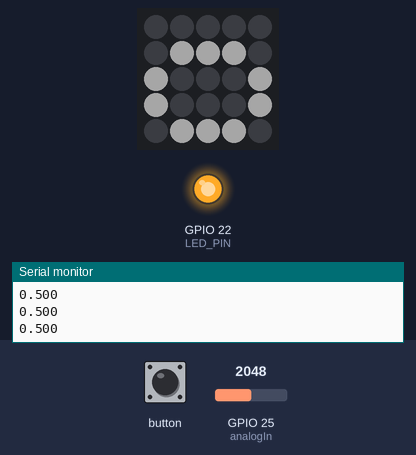
Simulated run of this program. Board: ESP32. Parts: 5×5 RGB LED matrix (first LED top left, wired row by row), output pins drawn as LEDs (lit = HIGH), the last lines printed to the serial monitor. Dashed ring = blinking. The test bench sets the inputs (shaded band); at power-on: GPIO 25 (analogIn) = 2048. Dim RGB values are drawn brighter than linear; nothing arrives over Bluetooth unless stated.

Above: at 1.2 s.
1.3 s: GPIO 25 (analogIn) set to 2866
At 3.0 s:
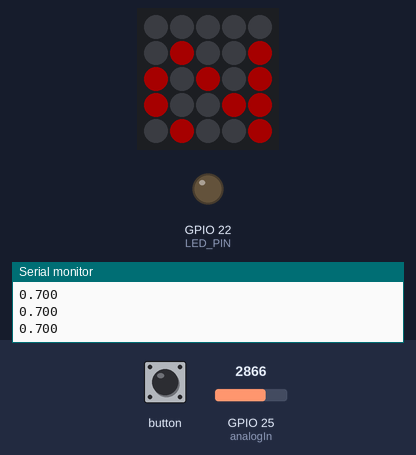
3.5 s: GPIO 25 (analogIn) set to 1228
At 4.7 s:
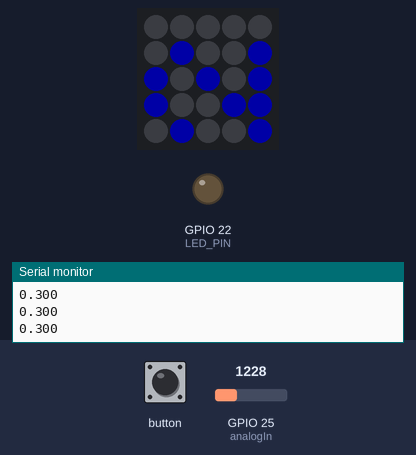
5.0 s: button pressed for 1 s
At 5.13 s:
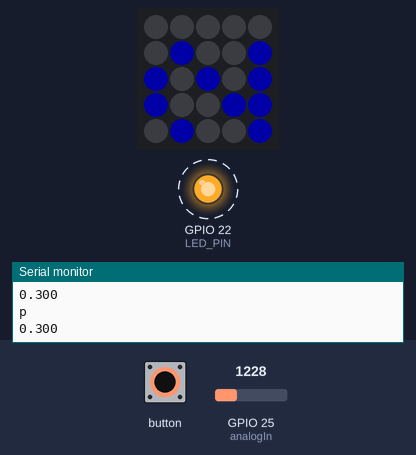
7.6 s: GPIO 25 (analogIn) set to 2047
At 8.1 s:
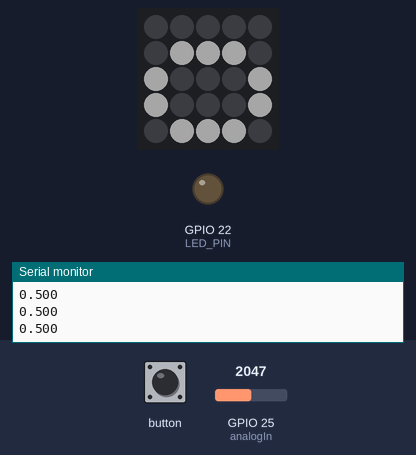
9.1 s: button pressed for 3.2 s
At 9.2 s:
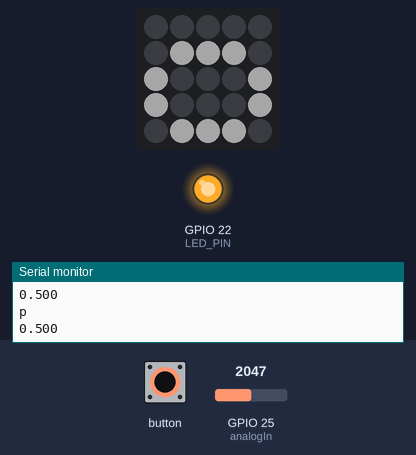
Timing chart, 0 to 14.0 s (numbered marks = the images above; inputs shaded):
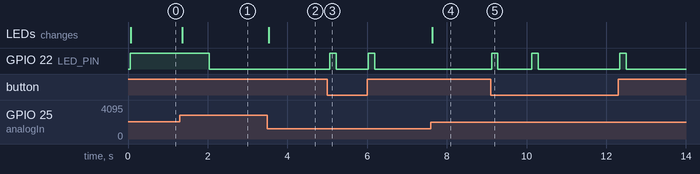

Measured:
- after the input at 1.3 s, the LEDs: change after 0.06 s (image 1)
- after the input at 3.5 s, the LEDs: change at once (image 2)
- after the input at 5.0 s, GPIO 22 (LED_PIN): alternates HIGH for 0.16 s and LOW for 0.81 s, starting after 0.06 s
- after the input at 7.6 s, the LEDs: change at once (image 4)
- after the input at 9.1 s, GPIO 22 (LED_PIN): goes HIGH 0.16 s, LOW 0.85 s, HIGH 0.16 s, LOW 2.1 s, HIGH 0.16 s, then LOW, starting at once

The program:

main.cpp
```cpp
#include <M5Atom.h>
#include <BluetoothSerial.h>

const int analogIn = 25;
const int LED_PIN = 22;

const int MAX=4095;
const int MIN=0;

const unsigned long LONG_PRESS_DURAITON = 1000;
const float ZERO_VALUE_RANGE = 0.02;
const int RESOLUTION = 5;

BluetoothSerial SerialBT;

#define COLOR_BLACK { 0x00, 0x00, 0x00 }
#define COLOR_WHITE { 0xFF, 0xFF, 0xFF }
#define COLOR_RED { 0xFF, 0x00, 0x00 }
#define COLOR_GREEN { 0x00, 0xFF, 0x00 }
#define COLOR_BLUE { 0x00, 0x00, 0xFF }
#define COLOR_YELLOW { 0xFF, 0xFF, 0x00 }
#define COLOR_CYAN { 0x00, 0xFF, 0xFF }
#define COLOR_MAGENTA { 0xFF, 0x00, 0xFF }

const uint8_t digitData[6][25] = {
  { 0,0,0,0,0,
    0,1,1,1,0,
    1,0,0,0,1,
    1,0,0,0,1,
    0,1,1,1,0, },
  {0,0,0,0,0,
   0,0,0,0,1,
   1,1,1,1,1,
   0,1,0,0,1,
   0,0,0,0,0, },
  { 0,0,0,0,0,
    0,1,0,0,1,
    1,0,1,0,1,
    1,0,0,1,1,
    0,1,0,0,1, },
  { 0,0,0,0,0,
    0,1,0,1,0,
    1,0,1,0,1,
    1,0,1,0,1,
    1,0,0,0,1, },
  { 0,0,0,0,0,
    0,0,0,1,0,
    1,1,1,1,1,
    0,1,0,1,0,
    0,0,1,1,0, },
  { 0,0,0,0,0,
    1,0,0,1,0,
    1,0,1,0,1,
    1,0,1,0,1,
    1,1,1,0,1, }
};


int led_lighting_count=0;
void led_put_on(int dulation){
  led_lighting_count = dulation;
  digitalWrite(LED_PIN,HIGH);
}

void remove_led(){
  if(led_lighting_count>0){
    led_lighting_count--;
  }

  if(led_lighting_count==0){
    digitalWrite(LED_PIN,LOW);
  }
}

void DisplayNumber(int num, CRGB color) {
  for (int i = 0; i < 25; i ++) {
    if(digitData[num][i] == 0){
      M5.dis.drawpix(i, 0x00);
    }else{
      M5.dis.drawpix(i, color);
    }
  }
}

void displayAnalogValue(int analogValue){
  const int ZERO_HIGH = (MAX - MIN)/2 + (MAX - MIN) * ZERO_VALUE_RANGE;
  const int ZERO_LOW = (MAX - MIN)/2 - (MAX - MIN) * ZERO_VALUE_RANGE;
  const int STEP = ((MAX - MIN) - ZERO_HIGH)/RESOLUTION;

  if(ZERO_LOW < analogValue && analogValue < ZERO_HIGH){
    DisplayNumber(0,COLOR_WHITE);
    return;
  }

  if(analogValue>ZERO_HIGH){
    int border = ZERO_HIGH;
    for(int i=1;i<RESOLUTION;i++){
      border += STEP;
      if(analogValue < border){
        DisplayNumber(i,COLOR_RED);
        return;
      }
    }
    DisplayNumber(RESOLUTION,COLOR_RED);
  }else if(analogValue<ZERO_LOW){
    int border = ZERO_LOW;
    for(int i=1;i<RESOLUTION;i++){
      border -= STEP;
      if(analogValue > border){
        DisplayNumber(i,COLOR_BLUE);
        return;
      }
    }
    DisplayNumber(RESOLUTION,COLOR_BLUE);

  }else{
      //Shouldn't come here
      DisplayNumber(0,COLOR_YELLOW);
  }
}

void setup() {
  M5.begin(true,true,true);//第三引数でdisplayのenable
  delay(50);
  M5.dis.fillpix(0xff0000);

  pinMode(LED_PIN,OUTPUT);
  led_put_on(50);

  SerialBT.begin("esp32");
}

int cnt=0;
unsigned long lastPressedTime=0;
bool isLongPressed=false;
void loop() {
  M5.update();
  int readAnalogValue=analogRead(analogIn);
  displayAnalogValue(readAnalogValue);

  float analogValue=(float)(readAnalogValue)/(MAX-MIN);
  Serial.printf("%.3f\n",analogValue);
  SerialBT.printf("%.3f\n",analogValue);

  if(M5.Btn.wasPressed()){
    led_put_on(5);
    lastPressedTime = millis();
    Serial.printf("p\n");
    SerialBT.printf("p\n");
  }

  if(M5.Btn.wasReleased()){
    led_put_on(5);
    isLongPressed=false;
    Serial.printf("r\n");
    SerialBT.printf("r\n");
  }

  if(M5.Btn.isPressed()){
    if(!isLongPressed && millis() - lastPressedTime > LONG_PRESS_DURAITON){
      isLongPressed=true;

      led_put_on(5);
      Serial.printf("l\n");
      SerialBT.printf("l\n");
    }
  }

  remove_led();
  delay(20);
}
```
